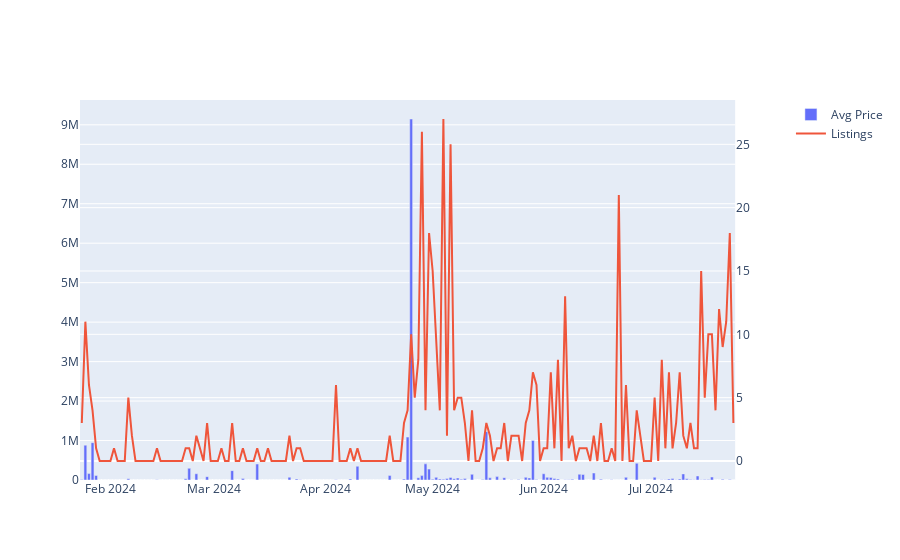

Source (notebook cell):
### Code cell
box_listing_data_fig = make_subplots(specs=[[{"secondary_y": True}]])

# Add bar chart for sales
# box_listing_data_fig.add_trace(
#     go.Bar(
#         x=box_listing_data.index,
#         y=box_listing_data['max_price'],
#         name='Max Price'
#     ),
#     secondary_y=False
# )

# box_listing_data_fig.add_trace(
#     go.Bar(
#         x=box_listing_data.index,
#         y=box_listing_data['min_price'],
#         name='Min Price'
#     ),
#     secondary_y=False
# )

# Add line chart for cumulative sales
box_listing_data_fig.add_trace(
    go.Bar(
        x=box_listing_data.index,
        y=box_listing_data['avg_price'],
        name='Avg Price',
    ),
    secondary_y=False
)

box_listing_data_fig.add_trace(
    go.Scatter(
        x=box_listing_data.index,
        y=box_listing_data['listings'],
        name='Listings',
        mode='lines'
    ),
    secondary_y=True
)

# box_listing_data_fig.show()

### Figure 1 — Plotly figure (JSON) as saved in the notebook; plotly's stock layout.template omitted (floating-point values rounded to 4 significant figures; data arrays with more than 128 entries replaced by an {"elided": "..."} marker saying what was removed)
{"data": [{"name": "Avg Price", "type": "bar", "x": {"elided": "183 str values"}, "xaxis": "x", "y": {"elided": "183 float values"}, "yaxis": "y"}, {"mode": "lines", "name": "Listings", "type": "scatter", "x": {"elided": "183 str values"}, "xaxis": "x", "y": {"elided": "183 int values"}, "yaxis": "y2"}], "layout": {"xaxis": {"anchor": "y", "domain": [0, 0.94]}, "yaxis": {"anchor": "x", "domain": [0, 1]}, "yaxis2": {"anchor": "x", "overlaying": "y", "side": "right"}}}
